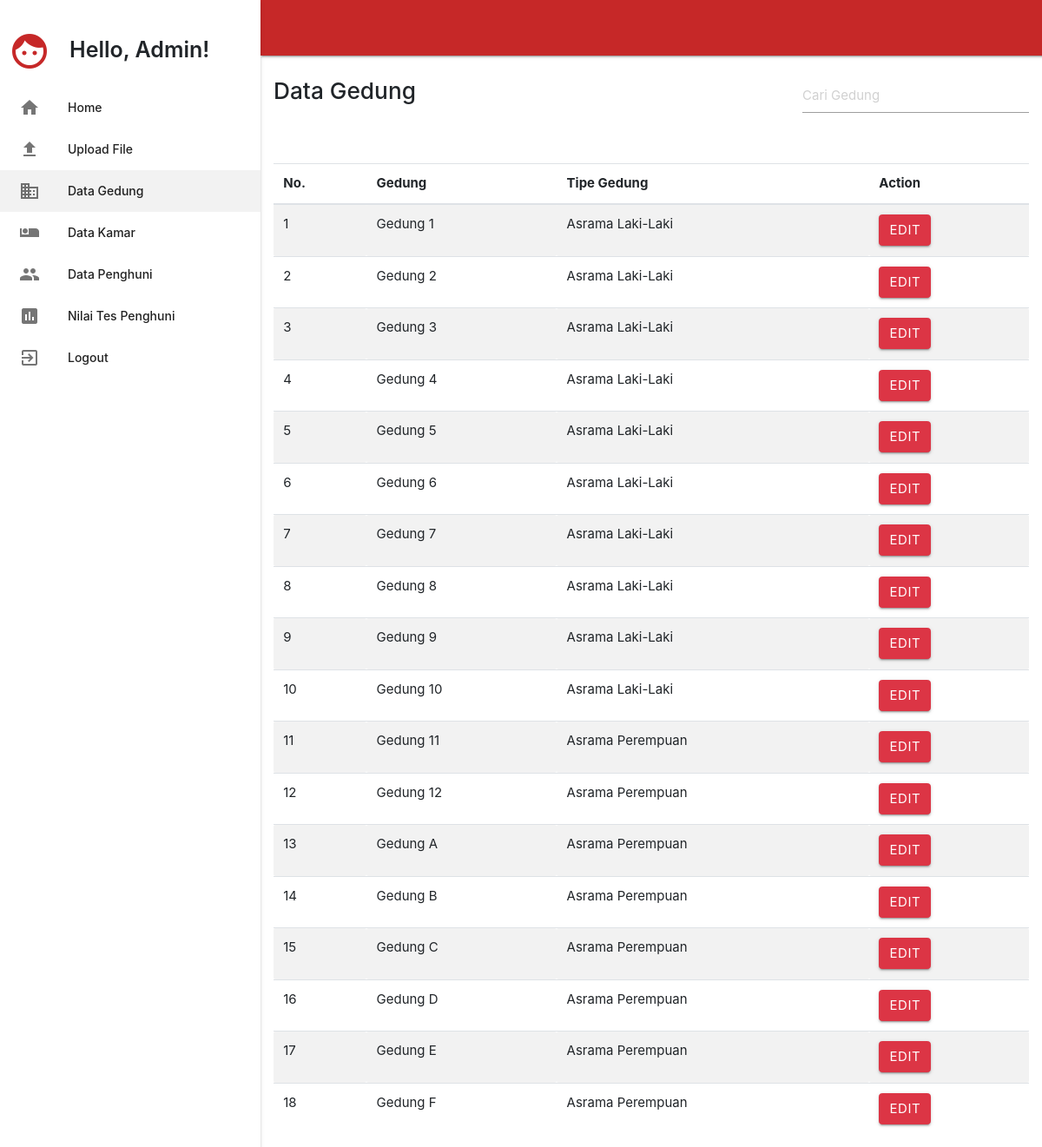
Page /index.php/admin/datagedung on the committed database.
### tables this page shows
CREATE TABLE `tbgedung` (
  `id_gedung` int(11) NOT NULL,
  `nama_gedung` varchar(200) NOT NULL,
  `tipe_gedung` varchar(200) NOT NULL
);

### application/controllers/Admin.php (called while the page is built, shortened)
<?php
class Admin extends CI_Controller {
    public function datagedung(){
        $this->load->model('dashboard');
        $data['gedung'] = $this->dashboard->get_datagedung()->result();
        $data['jmlgedung'] = $this->dashboard->get_jumlahgedung()->result();
		$this->load->view('datagedung', $data);
    }
}
?>

### index.php (called while the page is built, shortened)
<?php
require_once BASEPATH.'core/CodeIgniter.php';

### application/models/Dashboard.php (called while the page is built, shortened)
<?php
class Dashboard extends CI_Model {
    public function get_datagedung(){
        $query = $this->db->query("SELECT * FROM tbgedung");
        return $query;
    }
}
?>

### application/views/datagedung.php (the view, shortened to what this page needs)
<!DOCTYPE html>
<html>
<head>
  <link type="text/css" rel="stylesheet" href='<?php echo base_url();?>css/materialize.css'>
  <link type="text/css" rel="stylesheet" href="<?php echo base_url();?>css/custom.css"  media="screen,projection"/>
  <link rel="stylesheet" href="https://maxcdn.bootstrapcdn.com/bootstrap/4.0.0/css/bootstrap.min.css">
</head>
<body>
  <main>
  <div class="navbar-fixed">
    <nav class=" red darken-3">
    </nav>
  </div>
    <ul class="side-nav fixed">
      <div class="vc_empty_space" style="height: 25px"><span class="vc_empty_space_inner"></span></div>
      <div class="user-panel">
        <div class="pull-left image">
          <i class="material-icons admin md-48" alt="user-image">face </i>
        </div>
        <div class="pull-left info">
          <p>Hello, Admin!</p>
        </div>
      </div>
      <li class="white"><a href="<?php echo site_url();?>/admin/dashboard"><i class="material-icons">home</i>Home</a></li>
      <li class="white"><a href="<?php echo site_url();?>/upload/index"><i class="material-icons">file_upload</i>Upload File</a></li>
      <li class="active"><a href="#"><i class="material-icons">business</i>Data Gedung</a></li>
      <li class="white"><a href="<?php echo site_url();?>/admin/datakamar"><i class="material-icons">airline_seat_individual_suite</i>Data Kamar</a></li>
      <li class="white"><a href="<?php echo site_url();?>/admin/datapenghuni"><i class="material-icons">people</i>Data Penghuni</a></li>
      <li class="white"><a href="<?php echo site_url();?>/admin/detailnilai"><i class="material-icons">assessment</i>Nilai Tes Penghuni</a></li>
      <li class="white"><a href="<?php echo site_url();?>/admin/admin_logout"><i class="material-icons">exit_to_app</i>Logout</a></li>
    </ul>
    <div class="container">
      <div class="section no-pad-bot" id="index-banner">
        <div class="vc_empty_space" style="height: 10px"><span class="vc_empty_space_inner"></span></div>
        <input type="text"  id="myInput" onkeyup="mySearchFunction()" placeholder="Cari Gedung" style="width:30%;height:40px;float: right;">
        <h3>Data Gedung</h3>
        <div class="vc_empty_space" style="height: 30px"><span class="vc_empty_space_inner"></span></div>
        <div class="pmd-card pmd-z-depth pmd-card-custom-view">
        <div class="vc_empty_space" style="height: 30px"><span class="vc_empty_space_inner"></span></div>
            <table id="tabelgedung" class="table pmd-table table-hover table-striped display responsive nowrap" cellspacing="0" width="100%">
              <thead>
                <tr>
                  <th>No.</th>
                  <th>Gedung</th>
                  <th>Tipe Gedung</th>
                  <th>Action</th>
                </tr>
              </thead>
              <tbody>
                <?php
                $numbering=1;
                foreach($gedung as $row)
                {
                ?>
                <td><?php echo $numbering; $numbering++?></td>
                <td><?php echo $row->nama_gedung;?></td>
                <td><?php echo $row->tipe_gedung;?></td>
                <td>
                <?php $gedung = $row->id_gedung;?>
                  <a href="<?php echo site_url();?>/admin/editgedung/<?php echo $gedung;?>"><button type="button" class="btn pmd-btn-raised pmd-ripple-effect btn-danger" name ="idgedung" value="<?php echo $gedung;?>">Edit</button></a>
                </td>
                <?php
                }
                ?>
              </tbody>
            </table>
          </div>
        </div>
      </div>
  </main>
</body>
</html>

### css/custom.css (style rules this page uses)
header, main { padding-left: 300px; }
.material-icons.admin { color: #c62828; }
.material-icons.md-48 { font-size: 48px; }
.side-nav li>a { padding: 0 22px; }
.user-panel { position: relative; width: 100%; padding: 10px; overflow: hidden; }
.user-panel > .info { padding: 0 5px 5px 5px; line-height: 1; position: absolute; left: 75px; top: 20px; }
.user-panel > .info > p { font-weight: 600; font-size: 25px; margin-bottom: 9px; }

### rows in the picture
tbgedung: nama_gedung "Gedung 1", tipe_gedung "Asrama Laki-Laki"
tbgedung: nama_gedung "Gedung 2", tipe_gedung "Asrama Laki-Laki"
tbgedung: nama_gedung "Gedung 3", tipe_gedung "Asrama Laki-Laki"
tbgedung: nama_gedung "Gedung 4", tipe_gedung "Asrama Laki-Laki"
tbgedung: nama_gedung "Gedung 5", tipe_gedung "Asrama Laki-Laki"
tbgedung: nama_gedung "Gedung 6", tipe_gedung "Asrama Laki-Laki"
tbgedung: nama_gedung "Gedung 7", tipe_gedung "Asrama Laki-Laki"
tbgedung: nama_gedung "Gedung 8", tipe_gedung "Asrama Laki-Laki"
tbgedung: nama_gedung "Gedung 9", tipe_gedung "Asrama Laki-Laki"
tbgedung: nama_gedung "Gedung 10", tipe_gedung "Asrama Laki-Laki"
tbgedung: nama_gedung "Gedung 11", tipe_gedung "Asrama Perempuan"
tbgedung: nama_gedung "Gedung 12", tipe_gedung "Asrama Perempuan"
tbgedung: nama_gedung "Gedung A", tipe_gedung "Asrama Perempuan"
tbgedung: nama_gedung "Gedung B", tipe_gedung "Asrama Perempuan"
tbgedung: nama_gedung "Gedung C", tipe_gedung "Asrama Perempuan"
tbgedung: nama_gedung "Gedung D", tipe_gedung "Asrama Perempuan"
tbgedung: nama_gedung "Gedung E", tipe_gedung "Asrama Perempuan"
tbgedung: nama_gedung "Gedung F", tipe_gedung "Asrama Perempuan"
